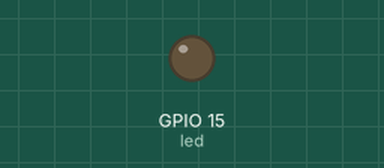
The sketch below on a simulated ESP32. On the bench: output pins drawn as LEDs (lit = HIGH). WiFi joins after 1.5 s; servers stay silent unless stated; what the sketch prints to the serial monitor is not drawn.

Above: at 0.1 s.
At 1.6 s:
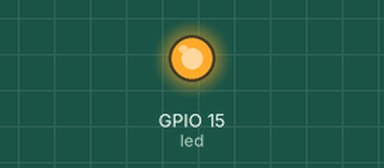
Timing chart, 0 to 3.1 s (numbered marks = the images above):
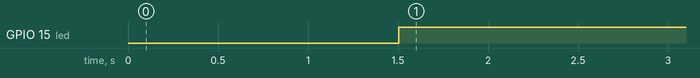

The sketch:

aula2.2.ino
```cpp
//Para funcionar o WiFi
#include <WiFi.h>

const char* SSID = "***"; //Nome da rede WI-FI que deseja se conectar
const char* PASSWORD = "****"; //Senha da rede WI-FI que deseja se conectar

//Configuração da rede
IPAddress ip(192,168,0,199);
IPAddress gateway(192,168,0,1);
IPAddress subnet(255,255,255,0);

//Defino o pino que funciona o LED que vem na placa
int led = 15;

void setup() {
  //Definindo que o sinal irá sair para ligar o led da placa
  pinMode(led, OUTPUT);

  //Especifico a comunicação com o monitor
  Serial.begin(115200);

  //Passo as configurações
  WiFi.begin(SSID, PASSWORD);
  WiFi.config(ip, gateway, subnet);

  //Conectando
  while (WiFi.status() != WL_CONNECTED) { //ENQUANTO STATUS FOR DIFERENTE DE CONECTADO
    delay(500); //INTERVALO DE 500 MILISEGUNDOS
    Serial.print("."); //ESCREVE O CARACTER NA SERIAL
  }

  //Mostrando os dados da conexão
  Serial.println(""); //PULA UMA LINHA NA JANELA SERIAL
  Serial.print("Conectado a rede sem fio "); //ESCREVE O TEXTO NA SERIAL
  Serial.println(SSID); //ESCREVE O NOME DA REDE NA SERIAL
  Serial.println(WiFi.localIP()); //ESCREVE NA SERIAL O IP RECEBIDO DENTRO DA REDE SEM FIO
}

void loop() {
  //Se estiver conectado no wifi acende o led
  if(WiFi.status()== WL_CONNECTED){
    digitalWrite(led,HIGH); //Acende LED
  }else{ //se desconectar
    digitalWrite(led,LOW); //Apaga LED
  }
}
```

Measured:
- by itself, GPIO 15 (led): LOW → HIGH at 1.5 s
